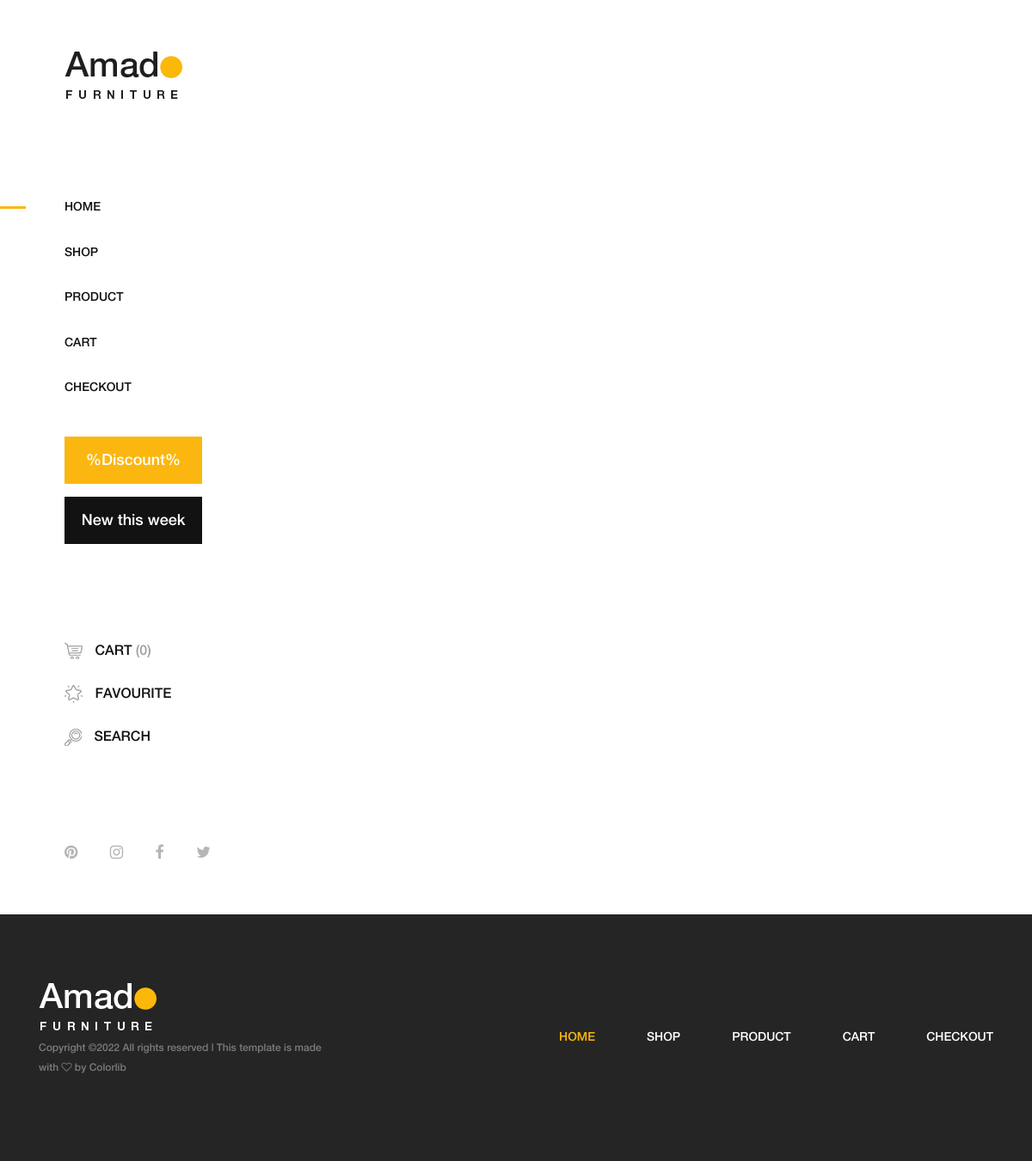
Before: / with the older database file.
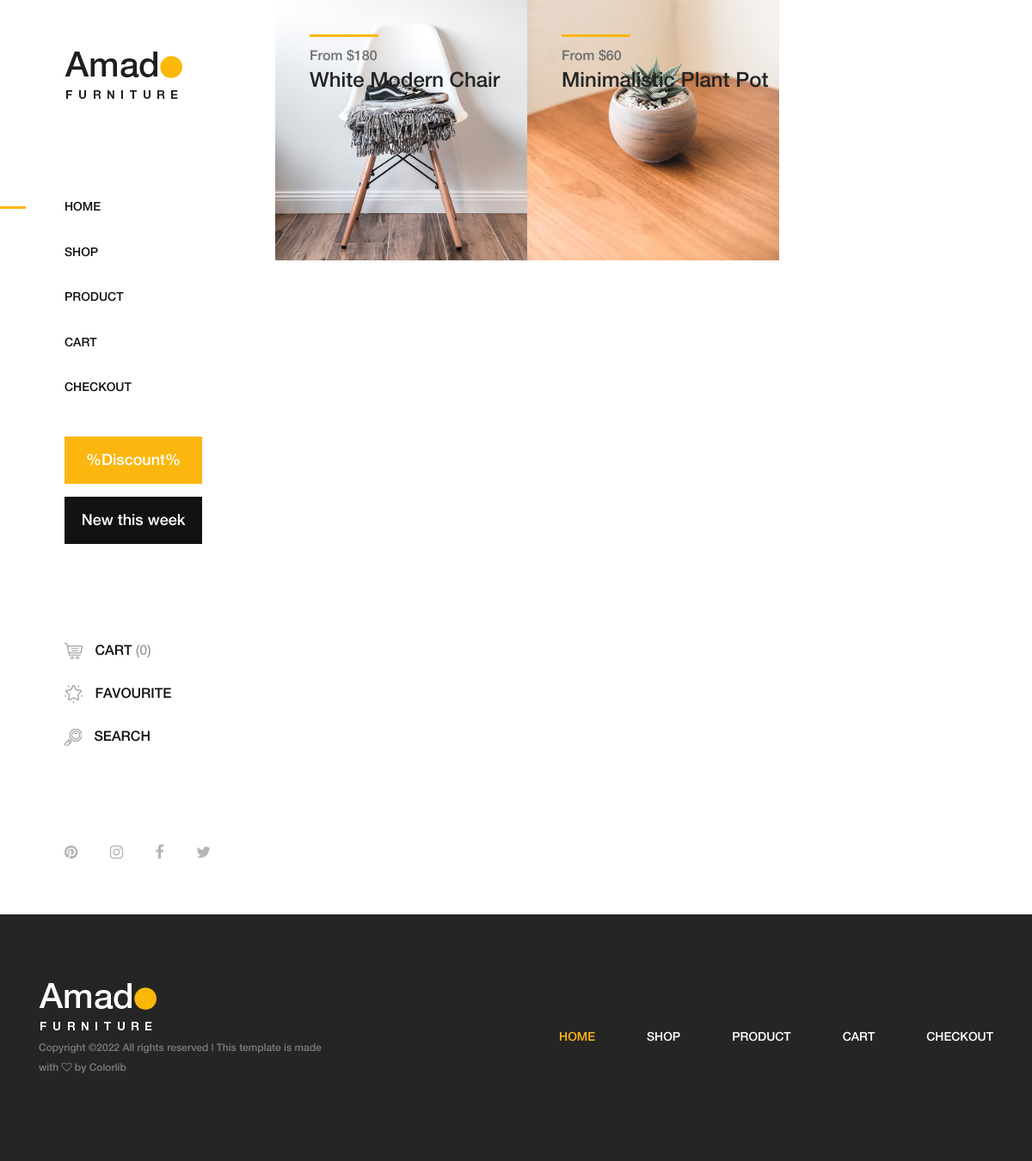
After: the same page with the newer database file.
### myshop/models.py (models this page shows)
class Product(db.Model):
    __tablename__ = 'products'
    id = db.Column(db.Integer(), primary_key=True)
    title = db.Column(db.String(), nullable=False)
    price = db.Column(db.Integer(), nullable=False)
    description = db.Column(db.Text(), nullable=False)
    availibility = db.Column(db.String(), nullable=False)
    image = db.Column(db.String(), nullable=False)

### myshop/routes.py (the view)
@app.route('/')
def index():
    products = Product.query.all()
    return render_template('index.html', products = products)

### myshop/templates/index.html
{% extends 'base.html' %}
{% block content %}
        <div class="products-catagories-area clearfix">
            <div class="amado-pro-catagory clearfix">
                {% for product in products %}
                <div class="single-products-catagory clearfix">
                    <a href="{{ url_for('shop') }}">
                        <img src="{{ url_for('static', filename=product.image) }}" alt="">
                        <div class="hover-content">
                            <div class="line"></div>
                            <p>From ${{ product.price }}</p>
                            <h4>{{ product.title }}</h4>
                        </div>
                    </a>
                </div>
                {% endfor %}
            </div>
        </div>
    </div>
    {% endblock %}

### myshop/templates/base.html (shortened to what this page needs)
<!DOCTYPE html>
<html lang="en">
<head>
    <link rel="stylesheet" href="{{ url_for('static', filename='css/core-style.css') }}">
    <link rel="stylesheet" href="{{ url_for('static', filename='style.css') }}">
</head>
<body>
    <div class="main-content-wrapper d-flex clearfix">
        <header class="header-area clearfix">
            <div class="logo">
                <a href="{{ url_for('index') }}"><img src="{{ url_for('static', filename='img/core-img/logo.png') }}" alt=""></a>
            </div>
            <nav class="amado-nav">
                <ul>
                    <li class="active"><a href="{{ url_for('index') }}">Home</a></li>
                    <li><a href="{{ url_for('shop') }}">Shop</a></li>
                    <li><a href="{{ url_for('product_details') }}">Product</a></li>
                    <li><a href="{{ url_for('cart') }}">Cart</a></li>
                    <li><a href="{{ url_for('checkout') }}">Checkout</a></li>
                </ul>
            </nav>
            <div class="amado-btn-group mt-30 mb-100">
                <a href="#" class="btn amado-btn mb-15">%Discount%</a>
                <a href="#" class="btn amado-btn active">New this week</a>
            </div>
            <div class="cart-fav-search mb-100">
                <a href="{{ url_for('cart') }}" class="cart-nav"><img src="{{ url_for('static', filename='img/core-img/cart.png') }}" alt=""> Cart <span>(0)</span></a>
                <a href="#" class="fav-nav"><img src="{{ url_for('static', filename='img/core-img/favorites.png') }}" alt=""> Favourite</a>
                <a href="#" class="search-nav"><img src="{{ url_for('static', filename='img/core-img/search.png') }}" alt=""> Search</a>
            </div>
            <div class="social-info d-flex justify-content-between">
                <a href="#"><i class="fa fa-pinterest" aria-hidden="true"></i></a>
                <a href="#"><i class="fa fa-instagram" aria-hidden="true"></i></a>
                <a href="#"><i class="fa fa-facebook" aria-hidden="true"></i></a>
                <a href="#"><i class="fa fa-twitter" aria-hidden="true"></i></a>
            </div>
        </header>
{% block content %}
{% endblock %}
    <footer class="footer_area clearfix">
        <div class="container">
            <div class="row align-items-center">
                <div class="col-12 col-lg-4">
                    <div class="single_widget_area">
                        <div class="footer-logo mr-50">
                            <a href="{{ url_for('index') }}"><img src="{{ url_for('static', filename='img/core-img/logo2.png') }}" alt=""></a>
                        </div>
                        <p class="copywrite">
Copyright &copy;<script>document.write(new Date().getFullYear());</script> All rights reserved | This template is made with <i class="fa fa-heart-o" aria-hidden="true"></i> by <a href="https://colorlib.com" target="_blank">Colorlib</a>
</p>
                    </div>
                </div>
                <div class="col-12 col-lg-8">
                    <div class="single_widget_area">
                        <div class="footer_menu">
                            <nav class="navbar navbar-expand-lg justify-content-end">
                                <div class="collapse navbar-collapse" id="footerNavContent">
                                    <ul class="navbar-nav ml-auto">
                                        <li class="nav-item active">
                                            <a class="nav-link" href="{{ url_for('index') }}">Home</a>
                                        </li>
                                        <li class="nav-item">
                                            <a class="nav-link" href="{{ url_for('shop') }}">Shop</a>
                                        </li>
                                        <li class="nav-item">
                                            <a class="nav-link" href="{{ url_for('product_details') }}">Product</a>
                                        </li>
                                        <li class="nav-item">
                                            <a class="nav-link" href="{{ url_for('cart') }}">Cart</a>
                                        </li>
                                        <li class="nav-item">
                                            <a class="nav-link" href="{{ url_for('checkout') }}">Checkout</a>
                                        </li>
                                    </ul>
                                </div>
                            </nav>
                        </div>
                    </div>
                </div>
            </div>
        </div>
    </footer>
</body>
</html>

Changed rows visible on the page:
added Product: image (picture), price "180", title "White Modern Chair"
added Product: image (picture), price "60", title "Minimalistic Plant Pot"
